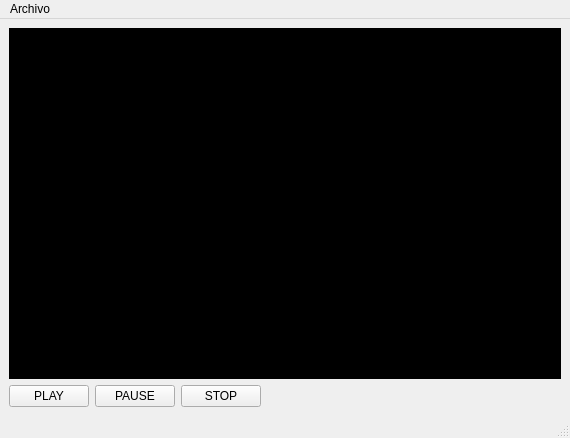
<?xml version="1.0" encoding="UTF-8"?>
<ui version="4.0">
 <class>MainWindow</class>
 <widget class="QMainWindow" name="MainWindow">
  <property name="geometry">
   <rect>
    <x>0</x>
    <y>0</y>
    <width>570</width>
    <height>438</height>
   </rect>
  </property>
  <property name="windowTitle">
   <string>MainWindow</string>
  </property>
  <widget class="QWidget" name="centralwidget">
   <layout class="QGridLayout" name="gridLayout">
    <item row="0" column="0" colspan="4">
     <widget class="QWidget" name="videoWidget" native="true">
      <property name="styleSheet">
       <string notr="true">background-color: rgb(0, 0, 0);</string>
      </property>
     </widget>
    </item>
    <item row="1" column="0">
     <widget class="QPushButton" name="playButton">
      <property name="text">
       <string>PLAY</string>
      </property>
     </widget>
    </item>
    <item row="1" column="3">
     <spacer name="horizontalSpacer">
      <property name="orientation">
       <enum>Qt::Horizontal</enum>
      </property>
      <property name="sizeHint" stdset="0">
       <size>
        <width>306</width>
        <height>20</height>
       </size>
      </property>
     </spacer>
    </item>
    <item row="1" column="1">
     <widget class="QPushButton" name="pauseButton">
      <property name="text">
       <string>PAUSE</string>
      </property>
     </widget>
    </item>
    <item row="1" column="2">
     <widget class="QPushButton" name="stopButton">
      <property name="text">
       <string>STOP</string>
      </property>
     </widget>
    </item>
   </layout>
  </widget>
  <widget class="QMenuBar" name="menubar">
   <property name="geometry">
    <rect>
     <x>0</x>
     <y>0</y>
     <width>570</width>
     <height>21</height>
    </rect>
   </property>
   <widget class="QMenu" name="menuArchivo">
    <property name="title">
     <string>Archivo</string>
    </property>
    <addaction name="actionAbrir"/>
    <addaction name="actionSalir"/>
   </widget>
   <addaction name="menuArchivo"/>
  </widget>
  <widget class="QStatusBar" name="statusbar"/>
  <action name="actionAbrir">
   <property name="text">
    <string>Abrir...</string>
   </property>
  </action>
  <action name="actionSalir">
   <property name="text">
    <string>Salir</string>
   </property>
  </action>
 </widget>
 <resources/>
 <connections/>
</ui>
